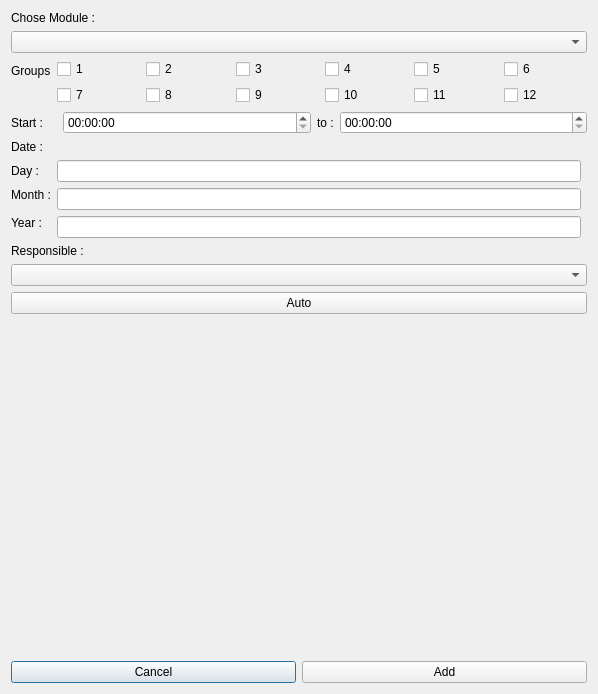
<?xml version="1.0" encoding="UTF-8"?>
<ui version="4.0">
 <class>Add_Exams</class>
 <widget class="QDialog" name="Add_Exams">
  <property name="geometry">
   <rect>
    <x>0</x>
    <y>0</y>
    <width>598</width>
    <height>694</height>
   </rect>
  </property>
  <property name="windowTitle">
   <string>Dialog</string>
  </property>
  <layout class="QGridLayout" name="gridLayout">
   <item row="4" column="0">
    <layout class="QVBoxLayout" name="verticalLayout_9">
     <item>
      <widget class="QLabel" name="Date">
       <property name="text">
        <string>Date :</string>
       </property>
      </widget>
     </item>
     <item>
      <layout class="QGridLayout" name="gridLayout_4">
       <item row="4" column="1">
        <widget class="QLineEdit" name="L_Year"/>
       </item>
       <item row="2" column="0">
        <widget class="QLabel" name="Month">
         <property name="text">
          <string>Month :</string>
         </property>
        </widget>
       </item>
       <item row="1" column="1">
        <widget class="QLineEdit" name="L_Day"/>
       </item>
       <item row="1" column="0">
        <widget class="QLabel" name="Day_3">
         <property name="text">
          <string>Day :</string>
         </property>
        </widget>
       </item>
       <item row="3" column="0" rowspan="2">
        <widget class="QLabel" name="Year">
         <property name="text">
          <string>Year :</string>
         </property>
        </widget>
       </item>
       <item row="2" column="1" rowspan="2">
        <widget class="QLineEdit" name="L_Month"/>
       </item>
      </layout>
     </item>
    </layout>
   </item>
   <item row="6" column="0" colspan="2">
    <widget class="QComboBox" name="responsible"/>
   </item>
   <item row="3" column="0" colspan="2">
    <layout class="QHBoxLayout" name="horizontalLayout_5">
     <item>
      <widget class="QLabel" name="label_81">
       <property name="sizePolicy">
        <sizepolicy hsizetype="Fixed" vsizetype="Preferred">
         <horstretch>0</horstretch>
         <verstretch>0</verstretch>
        </sizepolicy>
       </property>
       <property name="text">
        <string>Start :    </string>
       </property>
      </widget>
     </item>
     <item>
      <widget class="QTimeEdit" name="start">
       <property name="sizePolicy">
        <sizepolicy hsizetype="Preferred" vsizetype="Fixed">
         <horstretch>0</horstretch>
         <verstretch>0</verstretch>
        </sizepolicy>
       </property>
      </widget>
     </item>
     <item>
      <widget class="QLabel" name="label_88">
       <property name="sizePolicy">
        <sizepolicy hsizetype="Fixed" vsizetype="Preferred">
         <horstretch>0</horstretch>
         <verstretch>0</verstretch>
        </sizepolicy>
       </property>
       <property name="text">
        <string>to :</string>
       </property>
      </widget>
     </item>
     <item>
      <widget class="QTimeEdit" name="end">
       <property name="sizePolicy">
        <sizepolicy hsizetype="Preferred" vsizetype="Fixed">
         <horstretch>0</horstretch>
         <verstretch>0</verstretch>
        </sizepolicy>
       </property>
      </widget>
     </item>
    </layout>
   </item>
   <item row="1" column="0" colspan="2">
    <widget class="QComboBox" name="Combo_Module">
     <item>
      <property name="text">
       <string/>
      </property>
     </item>
    </widget>
   </item>
   <item row="10" column="0" colspan="2">
    <layout class="QHBoxLayout" name="horizontalLayout_6">
     <item>
      <widget class="QPushButton" name="btnCancelExam">
       <property name="text">
        <string>Cancel</string>
       </property>
      </widget>
     </item>
     <item>
      <widget class="QPushButton" name="btnAddExam">
       <property name="text">
        <string>Add</string>
       </property>
      </widget>
     </item>
    </layout>
   </item>
   <item row="7" column="0" colspan="2">
    <widget class="QPushButton" name="Auto">
     <property name="text">
      <string>Auto</string>
     </property>
    </widget>
   </item>
   <item row="5" column="0" colspan="2">
    <widget class="QLabel" name="label">
     <property name="text">
      <string>Responsible :</string>
     </property>
    </widget>
   </item>
   <item row="2" column="0" colspan="2">
    <layout class="QFormLayout" name="formLayout_8">
     <item row="0" column="0">
      <widget class="QLabel" name="label_95">
       <property name="text">
        <string>Groups</string>
       </property>
      </widget>
     </item>
     <item row="0" column="1">
      <layout class="QVBoxLayout" name="verticalLayout_32">
       <item>
        <layout class="QHBoxLayout" name="horizontalLayout_21">
         <item>
          <widget class="QCheckBox" name="g1">
           <property name="text">
            <string>1</string>
           </property>
          </widget>
         </item>
         <item>
          <widget class="QCheckBox" name="g2">
           <property name="text">
            <string>2</string>
           </property>
          </widget>
         </item>
         <item>
          <widget class="QCheckBox" name="g3">
           <property name="text">
            <string>3</string>
           </property>
          </widget>
         </item>
         <item>
          <widget class="QCheckBox" name="g4">
           <property name="text">
            <string>4</string>
           </property>
          </widget>
         </item>
         <item>
          <widget class="QCheckBox" name="g5">
           <property name="text">
            <string>5</string>
           </property>
          </widget>
         </item>
         <item>
          <widget class="QCheckBox" name="g6">
           <property name="text">
            <string>6</string>
           </property>
          </widget>
         </item>
        </layout>
       </item>
       <item>
        <layout class="QHBoxLayout" name="horizontalLayout_22">
         <item>
          <widget class="QCheckBox" name="g7">
           <property name="text">
            <string>7</string>
           </property>
          </widget>
         </item>
         <item>
          <widget class="QCheckBox" name="g8">
           <property name="text">
            <string>8</string>
           </property>
          </widget>
         </item>
         <item>
          <widget class="QCheckBox" name="g9">
           <property name="text">
            <string>9</string>
           </property>
          </widget>
         </item>
         <item>
          <widget class="QCheckBox" name="g10">
           <property name="text">
            <string>10</string>
           </property>
          </widget>
         </item>
         <item>
          <widget class="QCheckBox" name="g11">
           <property name="text">
            <string>11</string>
           </property>
          </widget>
         </item>
         <item>
          <widget class="QCheckBox" name="g12">
           <property name="text">
            <string>12</string>
           </property>
          </widget>
         </item>
        </layout>
       </item>
      </layout>
     </item>
    </layout>
   </item>
   <item row="0" column="0" colspan="2">
    <widget class="QLabel" name="label_2">
     <property name="text">
      <string>Chose Module :</string>
     </property>
    </widget>
   </item>
   <item row="8" column="0">
    <spacer name="verticalSpacer">
     <property name="orientation">
      <enum>Qt::Vertical</enum>
     </property>
     <property name="sizeHint" stdset="0">
      <size>
       <width>20</width>
       <height>310</height>
      </size>
     </property>
    </spacer>
   </item>
  </layout>
 </widget>
 <resources/>
 <connections/>
</ui>
